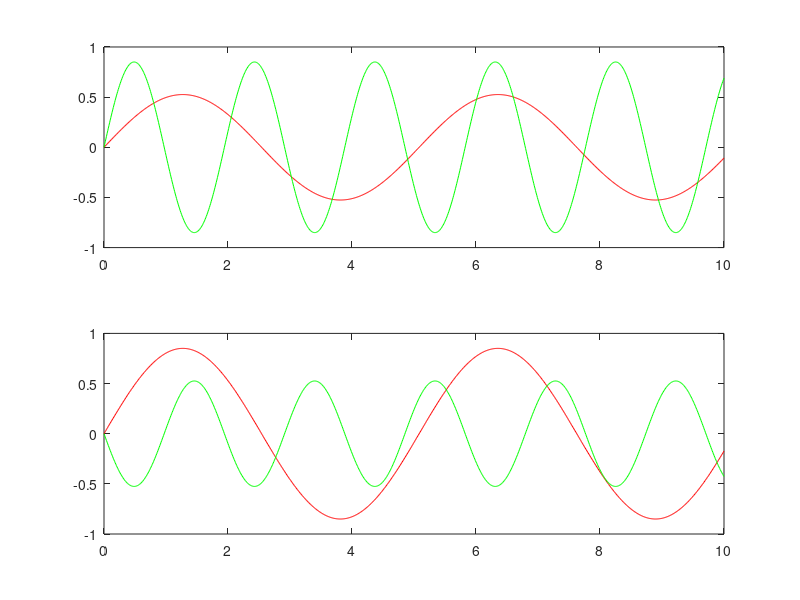

This figure's MATLAB source:
function [om,U] = modal(n,show,m)
%
% MODAL - calculate and plot modes of a multi mass system
%
%            [Om,U] = modal(n)    & frequencies & mode shapes
%
%            modal(n,0)   % show all mode shapes
%            modal(n,1,m)   % evolvment of mode 1 over n
%
%          m*x1: = -k1*x1 + k2*(x2-x1) = -(k1+k2)*x1 + k2*x2
%          m*x2: = -k2*x2 + k3*(x3-x2) = -(k2+k3)*x2 + k3*x3
%           :                  :             :
%          m*xn: = -kn*xn + kn
%
%              [ (k1+k2)  -k2                       ]
%              [    -k2  (k2+k3)  -k3               ]
%          K = [          -k3    (k3+k4)  -k4       ]
%              [    :       :       :      :    -kn ]
%              [                          -kn    kn ]
%
   if (nargin < 1)
      n = 2;
   end
   if (nargin < 2)
      show = 0;
   end
   if (nargin < 3)
      m = 1;
   end
   
   switch show
      case 0
         % go ahead
      case 1
         Evolvement(n,m);
         return
      otherwise
         error('not supported!');
   end
   
   k = n*ones(1,n);       % (N/m) stiffness
   m = 1;                 % (kg)  toatal mass

   M = m/n * eye(n,n);    % mass matrix
   
   if (n == 1)
      K = k(1);
   else
      K = zeros(n,n);
      K(1,1) = k(1)+k(2);
      K(1,2) = -k(2);
      for (i=2:n-1)
         K(i,i-1) = -k(i);
         K(i,i) = k(i)+k(i+1);
         K(i,i+1) = -k(i+1);
      end
      K(n,n-1) = -k(n);
      K(n,n) = k(n);
   end
   
% calculate modes and transformation matrices
   
   A = M\K;
   [U,D] = eig(A);
   Om = sqrt(D);
   om = diag(Om);
      
% plot if no out args

   t = 0:0.01:10;
   colors = {'r','g','b','m','c','k'};
   if (nargout == 0)
      clf
      for (k=1:n)        % run through modes
         qk = sin(om(k)*t);
         u = U(:,k);
         u = u*sign(u(1));
         xk = u*qk;
         col = colors{rem(k-1,length(colors))+1}; 
         for (i=1:n)        % run through masses
            subplot(n,1,i);
            plot(t,xk(i,:),col);
            hold on;
         end
      end
   end
end

%==========================================================================
% evolvement
%==========================================================================

function Evolvement(N,m)
   clf
   t = 0:0.01:10/m;
   for (n=m:N)
      [om,U] = modal(n);
      qm = sin(om(m)*t);
      u = U(:,m);
      u = u*sign(u(m));
      xm = u*qm;
      x = xm(m,:)/max(xm(m,:));
      
      subplot(221);
      plot(t,x,'r');
      hold on
     
      subplot(222);
      y = (0:n)/n;
      plot(y,[0 u'/max(u)],'b');
      hold on;
      plot(y,[0 u'/max(u)],'bo');
      title('Elongation x over coordinate');
      
      omega(n) = om(m);
   end
   
   subplot(223);
   plot(1:length(omega),omega,'g');
   title(sprintf('Mode #%g',m))
end
